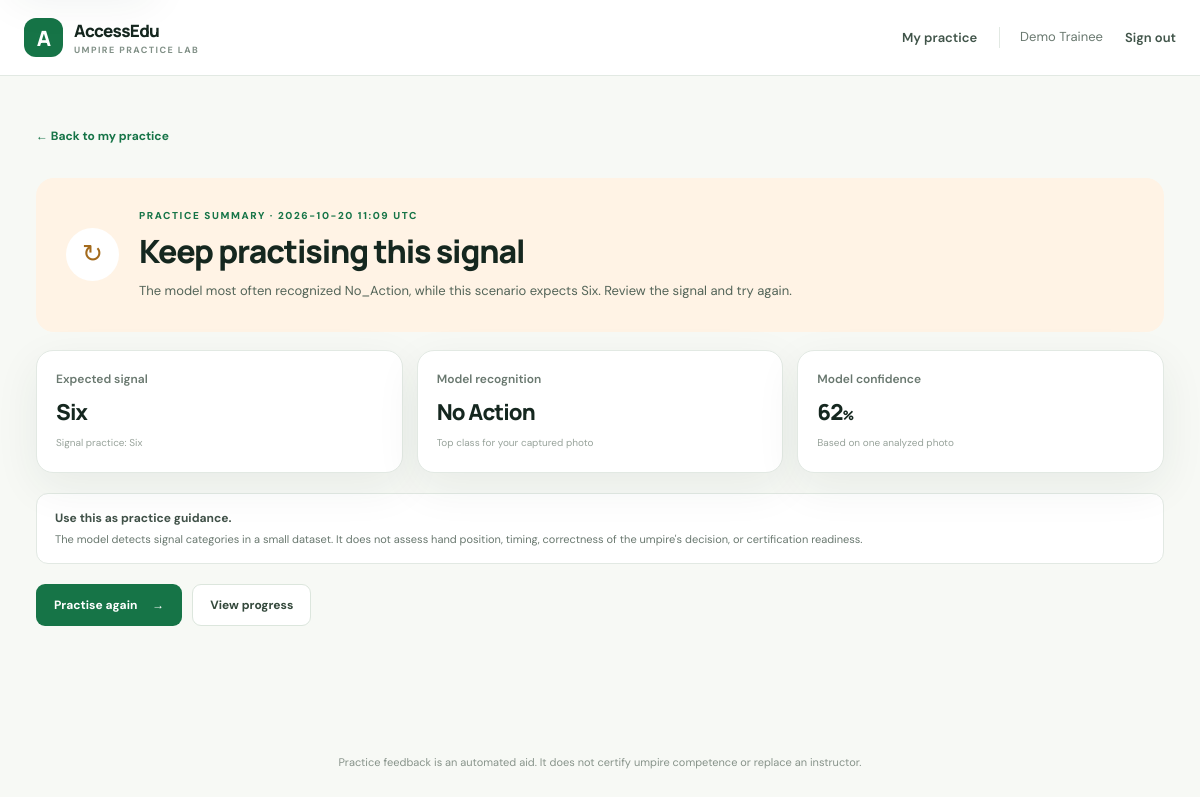
/result/2 (signed in), run on the app's committed database.
### tables this page shows
CREATE TABLE attempts (
            id INTEGER PRIMARY KEY AUTOINCREMENT,
            user_id INTEGER NOT NULL REFERENCES users(id),
            scenario_id INTEGER NOT NULL REFERENCES scenarios(id),
            expected_signal TEXT NOT NULL,
            predicted_signal TEXT NOT NULL,
            confidence REAL NOT NULL,
            matched INTEGER NOT NULL,
            frame_count INTEGER NOT NULL,
            created_at TEXT NOT NULL
        );

CREATE TABLE scenarios (
            id INTEGER PRIMARY KEY AUTOINCREMENT,
            title TEXT NOT NULL,
            description TEXT NOT NULL,
            expected_signal TEXT NOT NULL,
            active INTEGER NOT NULL DEFAULT 1,
            created_by INTEGER REFERENCES users(id)
        );

### app.py (the view)
@app.route("/result/<int:attempt_id>")
@role_required("trainee")
def result(attempt_id):
    attempt = database().execute(
        "SELECT a.*,s.title FROM attempts a JOIN scenarios s ON s.id=a.scenario_id "
        "WHERE a.id=? AND a.user_id=?",
        (attempt_id, session["user_id"]),
    ).fetchone()
    if attempt is None:
        abort(404)
    feedback = feedback_for(attempt["expected_signal"], attempt["predicted_signal"], attempt["confidence"])
    return render_template("result.html", attempt=attempt, feedback=feedback)

### app.py (called while the page is built)
@app.context_processor
def inject_csrf_token():
    def csrf_token():
        if "csrf_token" not in session:
            session["csrf_token"] = secrets.token_urlsafe(32)
        return session["csrf_token"]
    return {"csrf_token": csrf_token}

@app.before_request
def protect_form_posts():
    if request.method == "POST":
        submitted = request.form.get("csrf_token", "")
        expected = session.get("csrf_token", "")
        if not submitted or not expected or not hmac.compare_digest(submitted, expected):
            abort(400)

@app.after_request
def add_security_headers(response):
    response.headers.setdefault("X-Content-Type-Options", "nosniff")
    response.headers.setdefault("X-Frame-Options", "DENY")
    response.headers.setdefault("Referrer-Policy", "strict-origin-when-cross-origin")
    response.headers.setdefault("Permissions-Policy", "camera=(self), microphone=()")
    return response

def database():
    if "db" not in g:
        g.db = sqlite3.connect(app.config["DATABASE"])
        g.db.row_factory = sqlite3.Row
    return g.db

@app.teardown_appcontext
def close_database(_error=None):
    db = g.pop("db", None)
    if db is not None:
        db.close()

def login_required(view):
    @wraps(view)
    def wrapped(*args, **kwargs):
        if "user_id" not in session:
            return redirect(url_for("login", next=request.path))
        return view(*args, **kwargs)
    return wrapped

def role_required(role):
    def decorator(view):
        @wraps(view)
        @login_required
        def wrapped(*args, **kwargs):
            if session.get("role") != role:
                abort(403)
            return view(*args, **kwargs)
        return wrapped
    return decorator

def feedback_for(expected, predicted, confidence):
    if predicted != expected:
        return (
            f"The model most often recognized {CLASS_LABELS.get(predicted, predicted)}, while this scenario expects "
            f"{CLASS_LABELS.get(expected, expected)}. Review the signal and try again."
        )
    if confidence < 0.55:
        return "The expected signal was recognized, but confidence was low. Hold the signal clearly and keep it in view for longer."
    return "The expected signal was recognized consistently. Keep practising the same clear, steady presentation."

### app/templates/result.html
{% extends 'base.html' %}{% block title %}Practice result · AccessEdu{% endblock %}
{% block content %}
<a class="back-link" href="{{ url_for('dashboard') }}">← Back to my practice</a>
<section class="result-hero {{ 'matched' if attempt.matched else 'needs-work' }}"><div class="result-icon">{{ '✓' if attempt.matched else '↻' }}</div><div><div class="eyebrow">PRACTICE SUMMARY · {{ attempt.created_at[:16].replace('T',' ') }} UTC</div><h1>{{ 'Signal recognized' if attempt.matched else 'Keep practising this signal' }}</h1><p>{{ feedback }}</p></div></section>
<section class="result-grid"><article class="result-card"><span>Expected signal</span><strong>{{ attempt.expected_signal|replace('_',' ') }}</strong><small>{{ attempt.title }}</small></article><article class="result-card"><span>Model recognition</span><strong>{{ attempt.predicted_signal|replace('_',' ') }}</strong><small>Top class for your captured photo</small></article><article class="result-card"><span>Model confidence</span><strong>{{ (attempt.confidence*100)|round|int }}<small>%</small></strong><small>Based on one analyzed photo</small></article></section>
<div class="notice"><strong>Use this as practice guidance.</strong> The model detects signal categories in a small dataset. It does not assess hand position, timing, correctness of the umpire's decision, or certification readiness.</div><div class="button-row"><a class="button primary" href="{{ url_for('practice',scenario_id=attempt.scenario_id) }}">Practise again <span>→</span></a><a class="button secondary" href="{{ url_for('dashboard') }}">View progress</a></div>
{% endblock %}

### app/static/style.css (style rules this page uses)
:root { --ink:#15271f;--muted:#69786f;--line:#e2e9e3;--paper:#f7f9f5;--green:#167447;--green-dark:#105b38;--lime:#d9f36d;--white:#fff;--red:#a53d37;--shadow:0 14px 45px rgba(24,54,38,.07) }
* { box-sizing:border-box }
body { margin:0;background:var(--paper);color:var(--ink);font-family:'DM Sans',sans-serif;font-size:15px;line-height:1.55 }
h1,h2,h3 { font-family:Manrope,sans-serif;letter-spacing:-.035em;line-height:1.16;margin:0 }
h1 { font-size:clamp(2.1rem,4.5vw,3.35rem);font-weight:800 }
p { color:var(--muted);margin:.7rem 0 0 }
.eyebrow { color:var(--green);font-size:10px;font-weight:800;letter-spacing:.16em;margin-bottom:10px }
.stat-card,.panel,.result-card { background:#fff;border:1px solid var(--line);border-radius:17px;box-shadow:var(--shadow) }
.stat-label,.result-card>span { display:block;color:var(--muted);font-size:12px;font-weight:600 }
.text-link,.back-link { color:var(--green);font-size:12px;font-weight:700;text-decoration:none }
.button { display:inline-flex;align-items:center;justify-content:center;gap:15px;padding:12px 17px;border-radius:9px;text-decoration:none;border:1px solid transparent;cursor:pointer;font:700 12px 'DM Sans';transition:.15s }
.button.primary { background:var(--green);color:#fff }
.button.secondary { background:#fff;border-color:#dce6dd;color:#33483b }
.back-link { display:inline-block;margin-bottom:7px }
.result-hero { display:flex;align-items:center;gap:20px;padding:30px;border-radius:18px;margin:25px 0 18px }
.result-hero.needs-work { background:#fff3e5 }
.result-icon { width:53px;height:53px;border-radius:50%;display:grid;place-items:center;background:#fff;font-size:25px;color:var(--green);flex-shrink:0 }
.needs-work .result-icon { color:#a36a1c }
.result-hero h1 { font-size:2rem }
.result-hero p { font-size:13px;max-width:750px;color:#536458 }
.result-grid { display:grid;grid-template-columns:repeat(3,1fr);gap:14px }
.result-card { padding:19px }
.result-card strong { display:block;margin:9px 0 3px;font:800 22px Manrope;letter-spacing:-.04em }
.result-card strong small { font-size:13px }
.result-card>small { font-size:10px;color:#98a39b }
.notice { margin:20px 0;background:#fff;border:1px solid var(--line);border-radius:12px;padding:15px 18px;color:var(--muted);font-size:11px }
.notice strong { display:block;color:#405148;font-size:12px;margin-bottom:3px }
.button-row { display:flex;gap:10px }

### data on the page
attempts: matched "↻", created_at "2026-10-20 11:09", matched "Keep practising this signal", expected_signal "Six", predicted_signal "No Action", (attempt.confidence*100)|round|int "62"
scenarios: title "Signal practice: Six"

### other printed values
{{ session.get('display_name') }} "Demo Trainee"
{{ feedback }} "The model most often recognized No_Action, while this scenario expects Six. Review the signal and try again."
